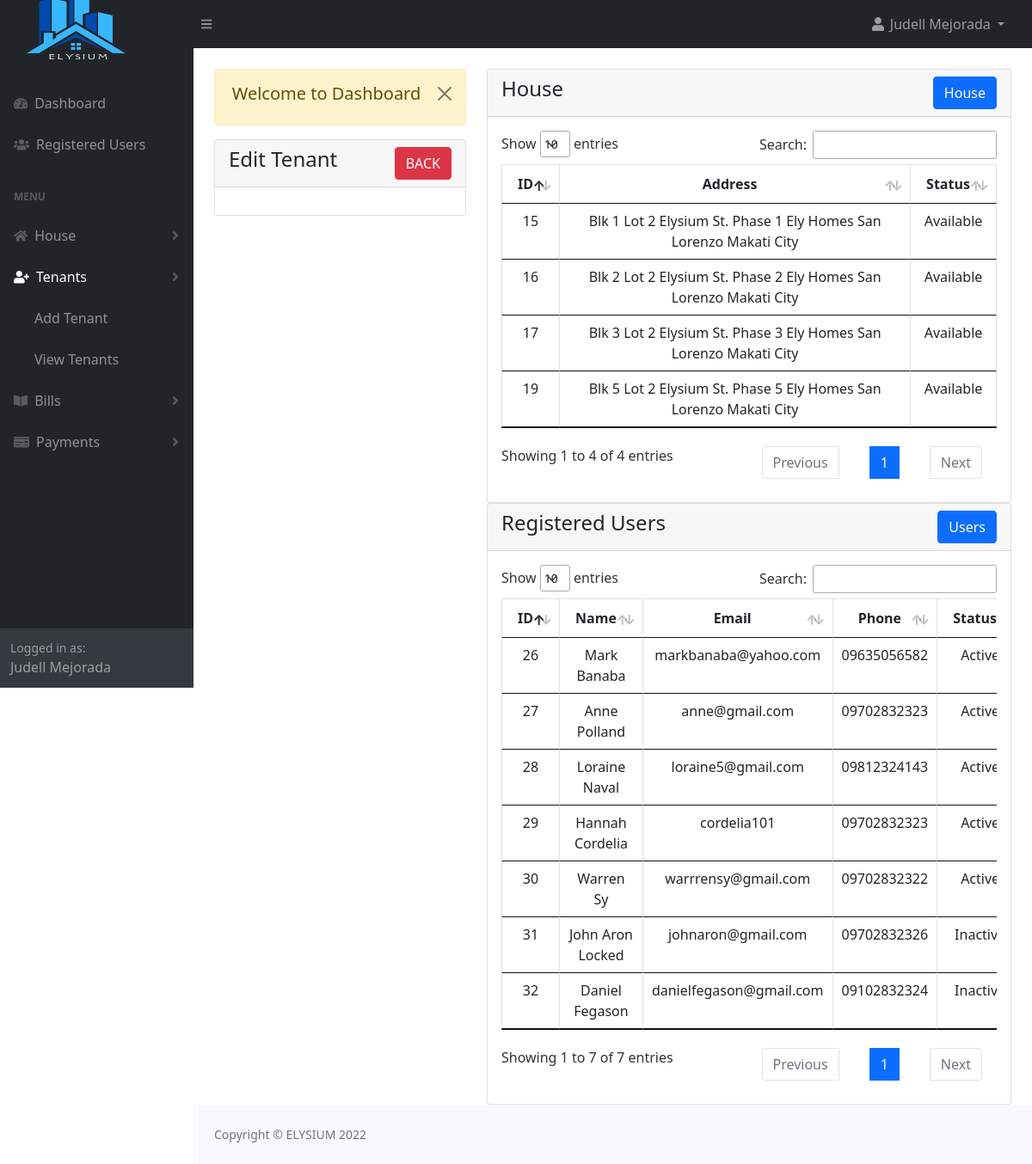
The app's page /admin/tenant_edit.php (signed in) with its own data.
### tables this page shows
CREATE TABLE `house` (
  `house_id` int(11) NOT NULL,
  `house_address` varchar(199) NOT NULL,
  `house_price` int(20) NOT NULL,
  `house_desc` text DEFAULT NULL,
  `house_status` tinyint(1) NOT NULL DEFAULT 0 COMMENT '0-invisible, 1-visible, 2-delete',
  `added_date` timestamp NOT NULL DEFAULT current_timestamp()
);

CREATE TABLE `users` (
  `id` int(11) NOT NULL,
  `fname` varchar(191) NOT NULL,
  `lname` varchar(191) NOT NULL,
  `email` varchar(191) NOT NULL,
  `phone` varchar(15) DEFAULT NULL,
  `password` varchar(191) NOT NULL,
  `verify_token` varchar(200) NOT NULL,
  `role_as` tinyint(1) NOT NULL DEFAULT 0,
  `status` tinyint(1) NOT NULL DEFAULT 0 COMMENT '0-inactive, 1 -active, 2- delete',
  `created_at` timestamp NOT NULL DEFAULT current_timestamp()
);

### admin/tenant_edit.php (the view, shortened to what this page needs)
<?php
include("authentication.php");
include("includes/header.php");
?>
<div class="container-fluid px-4">
    <div class="row mt-4">
        <div class="col-md-4">
			<?php include('message.php'); ?>
            <div class="card">
                <div class="card-header">
                    <h4>Edit Tenant
                        <a href="tenant_view.php" class="btn btn-danger float-end">BACK</a>
                    </h4>
                </div>
                <div class="card-body">
                </div>
            </div>
        </div>
        <div class="col-md-8">
            <div class="card">
                <div class="card-header">
                    <h4>House
                        <a href="house_view.php" class="btn btn-primary float-end">House</a>
                    </h4>
                </div>
                <div class="card-body">
                <div class="table-responsive">
                    <table id="myDataTable" class="table table-bordered table-stripe">
                        <thead>
                            <tr>
                                <th class="text-center">ID</th>
                                <th class="text-center">Address</th>
                                <th class="text-center">Status</th>
                            </tr>
                        </thead>
                        <tbody>
                            <?php
                                $house = "SELECT * FROM house WHERE house_status != '2' ";
                                $house_run = mysqli_query($con,$house);
                                if(mysqli_num_rows($house_run) > 0 )
                                {
                                    foreach($house_run as $home)
                                    {
                                        ?>
                                        <tr>
                                            <td class="text-center"><?= $home['house_id'] ?></td>
                                            <td class="text-center"><?= $home['house_address'] ?></td>
                                            <td class="text-center">
                                                <?= $home['house_status'] == '1' ? 'Available':'Unavailable' ?>
                                            </td>
                                        </tr>
                                        <?php
                                    }
                                }
                                else
                                {
                                    ?>
                                    <tr>
                                            <td colspan="6"> No Record Found</td>
                                    </tr>
                                    <?php
                                }
                            ?>
                        </tbody>
                    </table>
                </div>
                </div>
            </div>
            <div class="card">
                <div class="card-header">
                    <h4>Registered Users
                        <a href="view-register.php" class="btn btn-primary float-end">Users</a>
                    </h4>
                </div>
                <div class="card-body">
                <div class="table-responsive">
                    <table id="myDataTable2" class="table table-bordered table-stripe">
                        <thead>
                            <tr>
                                <th class="text-center">ID</th>
                                <th class="text-center">Name</th>
                                <th class="text-center">Email</th>
                                <th class="text-center">Phone</th>
                                <th class="text-center">Status</th>
                            </tr>
                        </thead>
                        <tbody>
                            <?php
                                $users = "SELECT *, concat(u.fname,' ',u.lname) AS name FROM users u WHERE role_as = 0 ";
                                $users_run = mysqli_query($con,$users);
                                if(mysqli_num_rows($users_run) > 0 )
                                {
                                    foreach($users_run as $user)
                                    {
                                        ?>
                                        <tr>
                                            <td class="text-center"><?= $user['id'] ?></td>
                                            <td class="text-center"><?= $user['name'] ?></td>
                                            <td class="text-center"><?= $user['email'] ?></td>
                                            <td class="text-center"><?= $user['phone'] ?></td>
                                            <td class="text-center">
                                                <?= $user['status'] == '1' ? 'Active':'Inactive' ?>
                                            </td>
                                        </tr>
                                        <?php
                                    }
                                }
                                else
                                {
                                    ?>
                                    <tr>
                                            <td colspan="6"> No Record Found</td>
                                    </tr>
                                    <?php
                                }
                            ?>
                        </tbody>
                    </table>
                </div>
                </div>
            </div>
        </div>
    </div>
</div>
<?php
include("includes/footer.php");
include("includes/scripts.php");
?>

### records on screen
house: house_id "15", house_address "Blk 1 Lot 2 Elysium St. Phase 1 Ely Homes San Lorenzo Makati City", house_status "Available"
house: house_id "16", house_address "Blk 2 Lot 2 Elysium St. Phase 2 Ely Homes San Lorenzo Makati City", house_status "Available"
house: house_id "17", house_address "Blk 3 Lot 2 Elysium St. Phase 3 Ely Homes San Lorenzo Makati City", house_status "Available"
house: house_id "19", house_address "Blk 5 Lot 2 Elysium St. Phase 5 Ely Homes San Lorenzo Makati City", house_status "Available"
users: id "26", name "Mark Banaba", email "markbanaba@yahoo.com", phone "09635056582", status "Active"
users: id "27", name "Anne Polland", email "anne@gmail.com", phone "09702832323", status "Active"
users: id "28", name "Loraine Naval", email "loraine5@gmail.com", phone "09812324143", status "Active"
users: id "29", name "Hannah Cordelia", email "cordelia101", phone "09702832323", status "Active"
users: id "30", name "Warren Sy", email "warrrensy@gmail.com", phone "09702832322", status "Active"
users: id "31", name "John Aron Locked", email "johnaron@gmail.com", phone "09702832326", status "Inactive"
users: id "32", name "Daniel Fegason", email "danielfegason@gmail.com", phone "09102832324", status "Inactive"

### other values on screen
$_SESSION['auth_user']['user_name'] "Judell Mejorada"
$_SESSION['message'] "Welcome to Dashboard"
